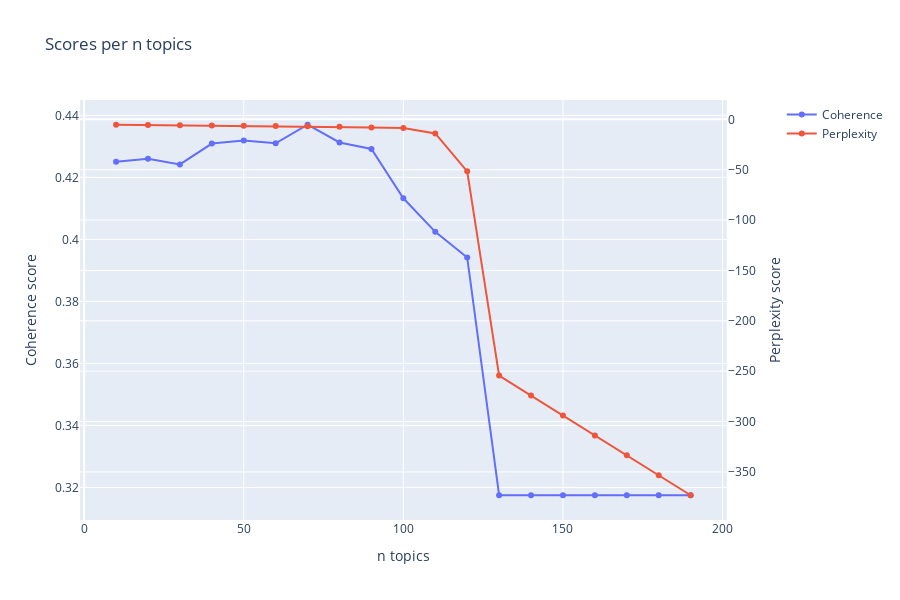

The code cell stored with this chart in its notebook:
### Markdown cell above
We test various N topics in order to calculate the coherence and perplexity scores:

### Code cell
topics_range = list(range(10, 200, 10))
coherence_scores = list()
perplexity_scores = list()
models = list()

for n_topics in topics_range:

    lda_model = LdaMulticore(
        corpus=corpus_train,
        id2word=dictionary,
        num_topics=n_topics,
        random_state=42,
        passes=10,
        workers=24)
    models.append(lda_model)

    perplexity_scores.append(lda_model.log_perplexity(corpus_train))

    coherence_model = CoherenceModel(
        model=lda_model, 
        texts=texts_train,
        dictionary=dictionary,
        coherence='c_v')
    coherence_scores.append(coherence_model.get_coherence())

fig = make_subplots(specs=[[{"secondary_y": True}]])
fig.add_trace(
    go.Scatter(x=topics_range, y=coherence_scores, name='Coherence'),
    secondary_y=False)
fig.add_trace(
    go.Scatter(x=topics_range, y=perplexity_scores, name='Perplexity'),
    secondary_y=True)
fig.update_layout(title_text=f"Scores per n topics")
fig.update_xaxes(title_text='n topics')
fig.update_yaxes(title_text="Coherence score", secondary_y=False)
fig.update_yaxes(title_text="Perplexity score", secondary_y=True)
fig.update_layout(height=600)
fig.show()

### Figure 1 — Plotly figure (JSON) as saved in the notebook; plotly's stock layout.template omitted (floating-point values rounded to 4 significant figures)
{"data": [{"name": "Coherence", "type": "scatter", "x": [10, 20, 30, 40, 50, 60, 70, 80, 90, 100, 110, 120, 130, 140, 150, 160, 170, 180, 190], "xaxis": "x", "y": [0.425, 0.426, 0.4242, 0.4309, 0.4319, 0.431, 0.437, 0.4313, 0.4292, 0.4133, 0.4024, 0.3942, 0.3175, 0.3175, 0.3175, 0.3175, 0.3175, 0.3175, 0.3175], "yaxis": "y"}, {"name": "Perplexity", "type": "scatter", "x": [10, 20, 30, 40, 50, 60, 70, 80, 90, 100, 110, 120, 130, 140, 150, 160, 170, 180, 190], "xaxis": "x", "y": [-5.39, -5.673, -5.888, -6.075, -6.31, -6.51, -6.914, -7.291, -8.001, -8.681, -14.02, -51.66, -254.4, -274.1, -293.9, -313.7, -333.5, -353.3, -373.1], "yaxis": "y2"}], "layout": {"height": 600, "title": {"text": "Scores per n topics"}, "xaxis": {"anchor": "y", "domain": [0, 0.94], "title": {"text": "n topics"}}, "yaxis": {"anchor": "x", "domain": [0, 1], "title": {"text": "Coherence score"}}, "yaxis2": {"anchor": "x", "overlaying": "y", "side": "right", "title": {"text": "Perplexity score"}}}}
